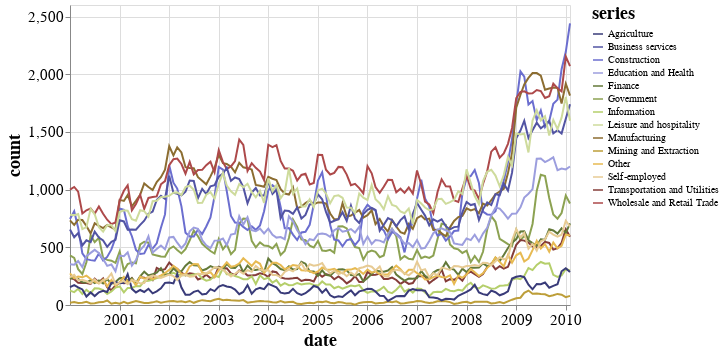

The notebook cell saved with this chart:
### Markdown cell above
## 折れ線グラフ
時系列データは``type=temporal``で指定可能です。

### Code cell
(
    alt.Chart(df)
    .mark_line()
    .encode(
        x=alt.X(field="date",type="temporal"),
        y=alt.Y(field="count",type="quantitative"),
        color=alt.Color(
            field="series",type="nominal",
            scale=alt.Scale(scheme="category20b"), # デフォルトより色のバリエーション数が多いです。
            legend=alt.Legend(labelFontSize=10)
        ),
        tooltip=[
            alt.Tooltip(field="count",type="temporal"),
            alt.Tooltip(field="series",type="nominal"),
            alt.Tooltip(field="date",type="temporal", format="%Y年%m月%d日 %H時%M分"),
        ],
    )
)

### Figure 1 — Vega-Lite specification as saved in the notebook (floating-point values rounded to 4 significant figures; data arrays with more than 128 entries replaced by an {"elided": "..."} marker saying what was removed)
{"config": {"axis": {"ticks": true, "grid": true, "labelFont": "Yu Gothic UI", "labelFontSize": 15, "labelAngle": 0, "titleFont": "Yu Gothic UI", "titleFontSize": 18}, "legend": {"labelFont": "Yu Gothic UI", "labelFontSize": 15, "labelAngle": 0, "titleFont": "Yu Gothic UI", "titleFontSize": 18, "titleAngle": 0}, "header": {"labelFont": "Yu Gothic UI", "labelFontSize": 20, "labelAngle": 0, "titleFont": "Yu Gothic UI", "titleFontSize": 25, "titleAngle": 0}, "mark": {"font": "Yu Gothic UI"}, "title": {"font": "Yu Gothic UI", "subtitleFont": "Yu Gothic UI"}, "view": {"width": 500, "height": 300}, "background": "white"}, "data": {"name": "data-c25bb961289d2202c0959d9fcb4178b9"}, "mark": "line", "encoding": {"color": {"field": "series", "legend": {"labelFontSize": 10}, "scale": {"scheme": "category20b"}, "type": "nominal"}, "tooltip": [{"field": "count", "type": "temporal"}, {"field": "series", "type": "nominal"}, {"field": "date", "format": "%Y年%m月%d日 %H時%M分", "type": "temporal"}], "x": {"field": "date", "type": "temporal"}, "y": {"field": "count", "type": "quantitative"}}, "$schema": "https://vega.github.io/schema/vega-lite/v4.17.0.json", "datasets": {"data-c25bb961289d2202c0959d9fcb4178b9": {"elided": "1708 records"}}}
